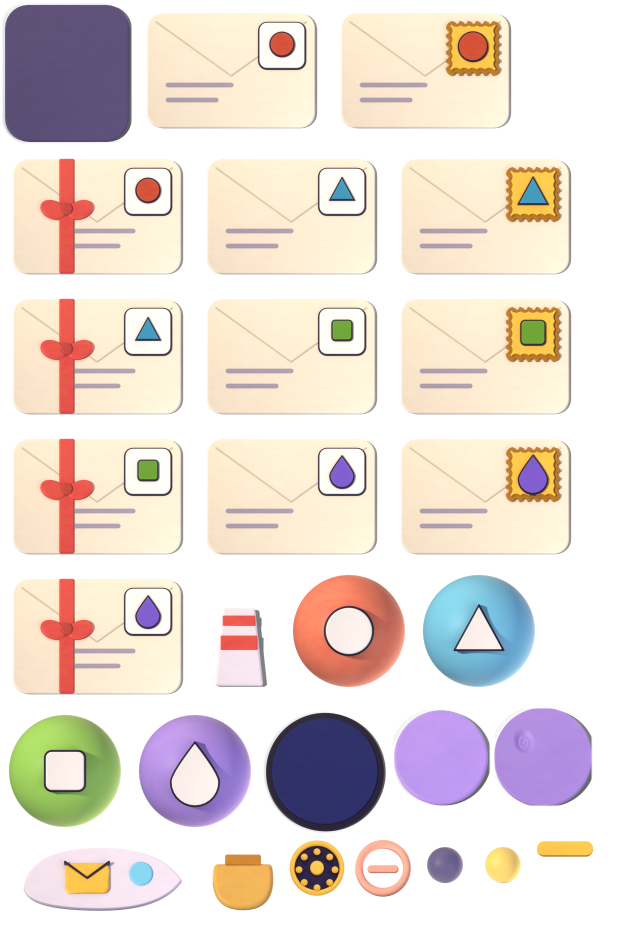
#> input picture unity/NeuroVidaCore/Assets/Resources/Plasticina/correo/atlas.png, 1280 x 1852 px, given in place of 03-hoja.png, which was not available (shown at 1/2 size); the run also reads 1 picture not shown here
$ python tarea_190d.py
#> lines starting #> are read from the running program, lines starting #| are printed output that depends on the picture; pictures that were not available may be replaced by others from this repository, and a replacement may not be noted
# -*- coding: utf-8 -*-
"""Lámina de la Tarea 190d («pulido de la entrada», 29-oct): (a) la hoja de la mañana y el resumen de Correo, «hoy | propuesta», a tamaño real
(1080 de ancho, etapa 10: la peor para el largo del texto); (b) la tabla de la luna y de los primeros ensayos, antes y después.

Las capturas salen de `NUBI_SHOTS_GAMES=correo NUBI_SHOTS_MAIL_STAGE=10 NUBI_SHOTS_DIR=<carpeta>` (ScreenshotRunner, necesita tarjeta de video):
`unity/test-results/capturas-190d/hoy10/` con el código del último commit y `.../propuesta10/` con el de la tarea (fuera de git).
Uso: python tools/previews/tarea_190d.py [salida.png]
"""
import os, sys
from PIL import Image, ImageDraw, ImageFont

ROOT = os.path.abspath(os.path.join(os.path.dirname(__file__), "..", ".."))
CAP = os.path.join(ROOT, "unity", "test-results", "capturas-190d")
OUT = sys.argv[1] if len(sys.argv) > 1 else os.path.join(ROOT, "docs", "previews", "tarea-190d.png")

NIGHT = (14, 13, 51)
INK = (241, 238, 255)
DIM = (176, 170, 214)
SUN = (255, 207, 64)
CORAL = (255, 107, 74)
LIME = (160, 224, 80)
CARD = (28, 27, 82)
LINE = (70, 68, 130)


def font(size, bold=False):
    for p in (r"C:\Windows\Fonts\segoeuib.ttf" if bold else r"C:\Windows\Fonts\segoeui.ttf", r"C:\Windows\Fonts\arialbd.ttf" if bold else r"C:\Windows\Fonts\arial.ttf"):
        try:
            return ImageFont.truetype(p, size)
        except OSError:
            pass
    return ImageFont.load_default()


def shot(side, name, box):
    return Image.open(os.path.join(CAP, side, "correo", name + ".png")).convert("RGB").crop(box)


# ---------------------------------------------------------------- las tomas a tamaño real
BRIEF_BOX = (0, 380, 1080, 1950)
RECAP_BOX = (0, 360, 1080, 1560)
bh, rh = BRIEF_BOX[3] - BRIEF_BOX[1], RECAP_BOX[3] - RECAP_BOX[1]
GAP, PAD = 40, 50
colw = 1080
W = PAD * 2 + colw * 2 + GAP

ROWS = [
    ("La luna de la carga: cuadros por segundo", "6 a 7 por segundo (un cuadro cada 150 ms)", "60 por segundo (mediana 8,3 ms, p95 8,4 ms)", "teléfono, T190c: solo se cambió la aceleración"),
    ("La luna: lo que se ve la carga en Tinta o Palabra (Unity vivo)", "1,23 s", "0,55 s", "teléfono, T190c"),
    ("Unity vivo: espera de la luna y su fundido de entrada", "250 ms y 320 ms", "400 ms y 200 ms (en Tinta el «listo» llega a los 0,35 s: la luna ya no destella)", "decisión de la T190d; en frío no cambia"),
    ("Tinta o Palabra: letras reconstruidas tras el «listo»", "2 en el PC; en el teléfono 4, en el cuadro de 83 ms del primer ensayo", "0 en el PC (8 antes del «listo», tapadas por la carga); cuadro visible más largo 17,8 ms", "PC (Editor); en el teléfono se lee tras instalar"),
    ("Engranajes: cuadro más largo del primer ensayo", "36 ms en el PC; 67 ms en el teléfono", "18 a 21 ms en el PC (la primera máquina ya está armada antes del «listo»)", "PC (Editor); en el teléfono se lee tras instalar"),
    ("Engranajes etapa 5: bandas de fábrica (cuadro blanco)", "Belt3_line* se veía 1 cuadro con los valores de fábrica", "ninguna: se dibujan en el mismo cuadro en que la máquina se muestra", "guardia de imágenes de fábrica + prueba nueva"),
    ("Tiempo hasta el «listo» (PC)", "Tinta 0,79 s; Engranajes 1,39 s", "Tinta 0,81 s (30 ms de letras repartidos en la carga); Engranajes 1,50 s", "PC; cambia entre corridas unos 0,1 a 0,3 s"),
]
COLS = [(0, 520), (520, 1000), (1000, 1650), (1650, 2200)]          # x de cada columna de la tabla (dentro de un ancho de 2200)
row_h = 108
table_h = 120 + row_h * len(ROWS) + 30
H = 150 + 70 + bh + 90 + rh + 110 + table_h + 90

im = Image.new("RGB", (W, H), NIGHT)
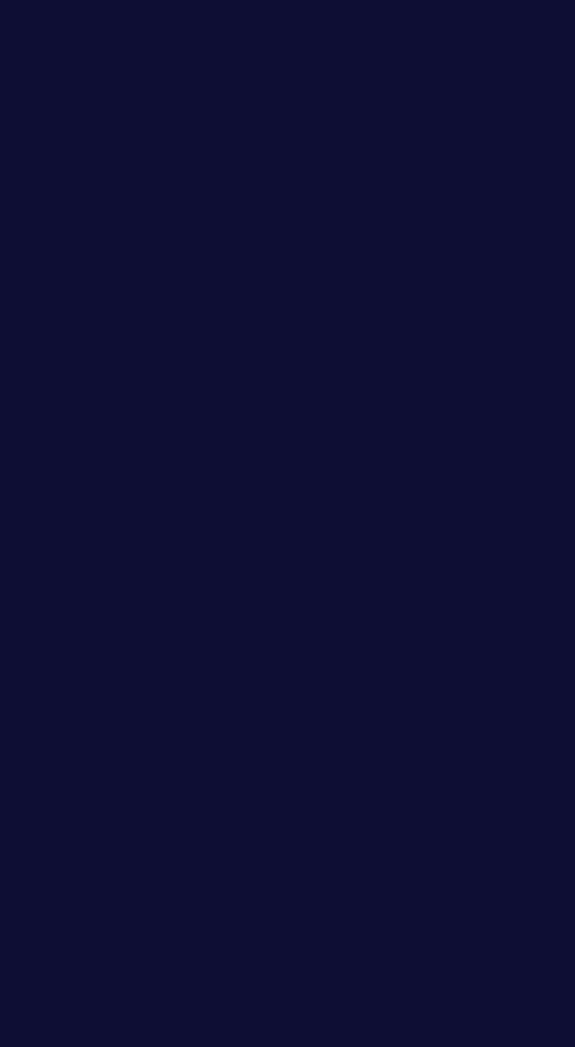
#> im: PIL image 2300x4186 RGB (shown at 1/4 size); mean R, G, B 14, 13, 51
d = ImageDraw.Draw(im, "RGBA")


def text(xy, s, size=26, fill=INK, bold=False, anchor="la"):
    d.text(xy, s, font=font(size, bold), fill=fill, anchor=anchor)


def wrap(xy, s, size, fill, width, bold=False, gap=4, maxlines=4):
    x, y = xy
    f = font(size, bold)
    line, n = "", 0
    for w in s.split(" "):
        t = (line + " " + w).strip()
        if d.textlength(t, font=f) > width and line:
            d.text((x, y), line, font=f, fill=fill)
            y += size + gap
            n += 1
            line = w
        else:
            line = t
    if line:
        d.text((x, y), line, font=f, fill=fill)
        y += size + gap
    return y


text((PAD, 34), "Tarea 190d · el pulido de la entrada", 44, INK, True)
text((PAD, 92), "Arriba, la hoja de la mañana y el resumen de Correo a tamaño real (etapa 10, pantalla de 1080 × 2400). Abajo, lo medido antes y después.", 24, DIM)

y = 150
text((PAD, y), "La hoja de la mañana", 34, SUN, True)
text((PAD + colw + GAP, y), "", 30, SUN, True)
y += 56
text((PAD + colw // 2, y), "HOY (último commit)", 28, CORAL, True, "ma")
text((PAD + colw + GAP + colw // 2, y), "PROPUESTA", 28, LIME, True, "ma")
y += 40
im.paste(shot("hoy10", "03-hoja", BRIEF_BOX), (PAD, y))
#> in shot, `return Image.open(os.path.join(CAP, side, "correo", name + ".png")).co..`:
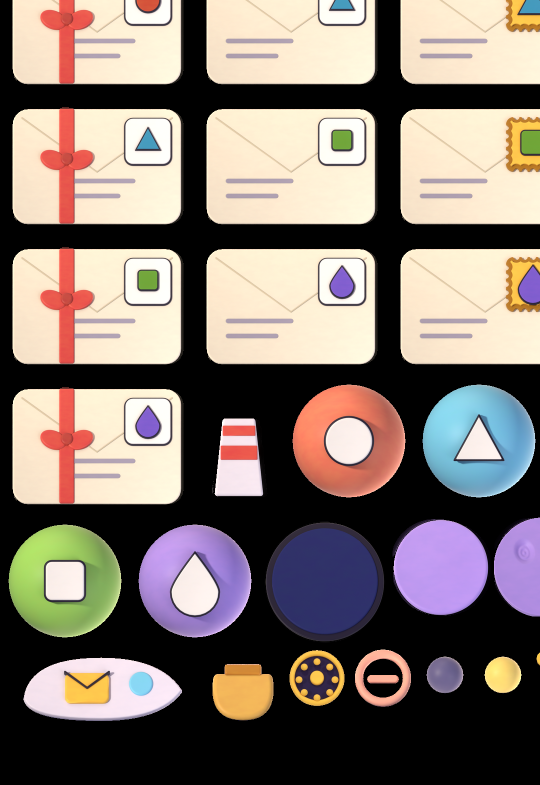
#> returned value: PIL image 1080x1570 RGB (shown at 1/2 size); mean R, G, B 129.1, 117.2, 109.7
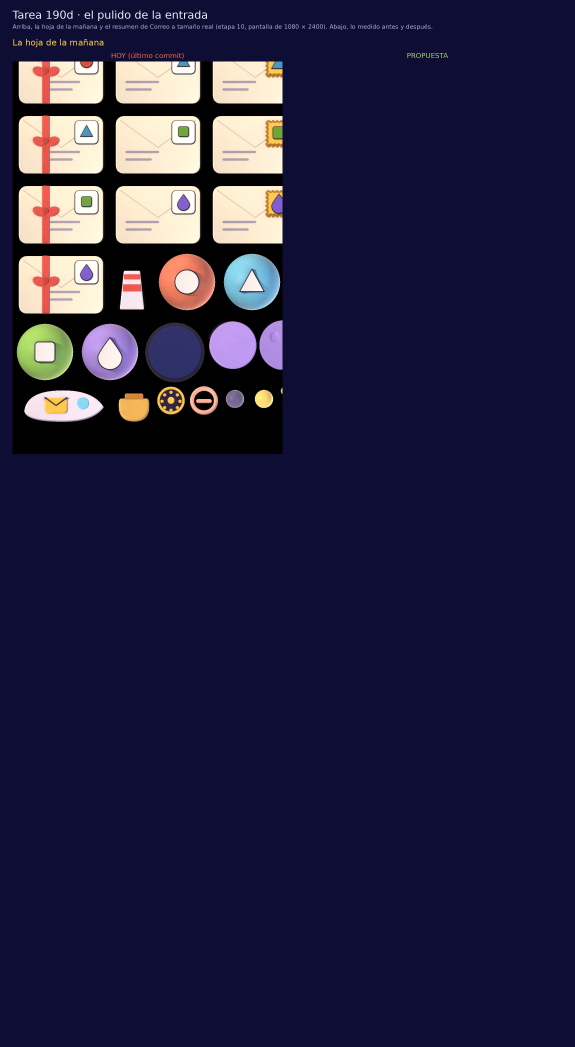
#> im: PIL image 2300x4186 RGB (shown at 1/4 size); mean R, G, B 34.7, 31.7, 61.6
im.paste(shot("propuesta10", "03-hoja", BRIEF_BOX), (PAD + colw + GAP, y))
#> (the run stopped early here; a loop or call above may not have finished)
